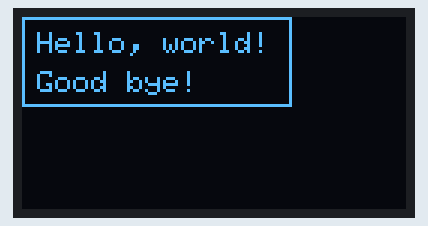
Simulated run of this sketch. Board: ESP32. On the bench: 128×64 one-colour display. What the sketch prints to the serial monitor is not drawn.

Above: at 2.1 s.

The sketch:

i2c_test_cennection_oled_esp32.ino
```cpp
#include <Wire.h>
#include <Adafruit_GFX.h>
#include <Adafruit_SSD1306.h>
#define SCREEN_WIDTH 128 // OLED display width, in pixels
#define SCREEN_HEIGHT 64 // OLED display height, in pixels
#define SCREEN_ADDRESS 0x3C // Address 0x3D for 128x64
// Declaration for an SSD1306 display connected to I2C (SDA, SCL pins)
Adafruit_SSD1306 display(SCREEN_WIDTH, SCREEN_HEIGHT, &Wire, -1);
void setup() {
  Wire.begin(5, 4);
  Serial.begin(115200);
if(!display.begin(SSD1306_SWITCHCAPVCC, SCREEN_ADDRESS)) {
    Serial.println(F("SSD1306 allocation failed"));
    for(;;);
  }
  else {
    Serial.println(F("SSD1306 allocation GOOD"));
  }
  delay(2000);
  display.clearDisplay();               // Clear display buffer
  display.setTextSize(1.5);             // Set text size
  display.setTextColor(WHITE);          // Set text color
  display.setCursor(5, 5);              // Define position
  display.println("Hello, world!");     // Display static text
  display.setCursor(5, 18);
  display.println("Good bye!");
  display.drawRect(0, 0, 90, 30, WHITE);// Draw rectangle
  display.display();                    // Display the text and shape on the screen
}
void loop() {

}
```
